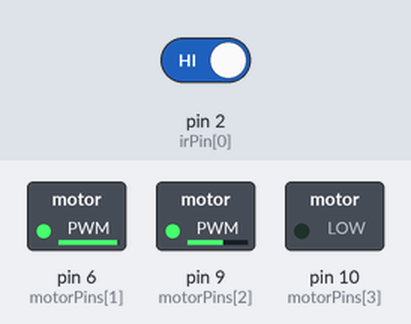
Recording of a sketch running on a simulated Arduino Uno, built with avr-gcc and run on an emulated ATmega328P. Parts: switched loads named in the sketch (green lamp = pin HIGH). Wiring (inferred from the names in the program): ultrasonic range finder: trigger pin 5; echo pin 3. Inputs (shaded band) come from the test bench; at power-on: pin 2 (irPin[0]) HIGH.

Above: at 0.1 s.
Timing chart, 0 to 1.6 s (numbered marks = the images above):
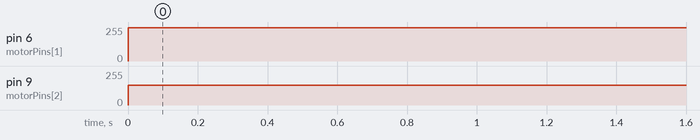

The sketch:

car.ino
```cpp
// chân điều khiển động cơ
int motorPins[] = {5, 6, 9, 10};

// chân nhận tín hiệu cảm biến
int irPin[] = {2, 3};

unsigned long distance = 0;

void setup() {
  Serial.begin(9600);
  // khởi tại chân điều khiển động cơ xuất tín hiệu
  for (int i = 0; i < 4; i++) {
    pinMode(motorPins[i], OUTPUT);
  }
  // khởi tạo chân cảm biến nhận tín hiệu
  pinMode(irPin[1], INPUT);
  pinMode(irPin[2], INPUT);
}

bool lastTurn = false;

void loop() {
  // lấy tín hiệu từ cảm biến
  bool rightInput = digitalRead(irPin[1]);
  bool leftInput = digitalRead(irPin[0]);


  // nếu xe ra ngoài đường line
  if (!leftInput && !rightInput) {
    if (lastTurn) {
      while (!leftInput && !rightInput) {
        turnLeft();
        delay(100);
        leftInput = digitalRead(irPin[0]);
        rightInput = digitalRead(irPin[1]);
      }
    } else {
      while (!leftInput && !rightInput) {
        turnRight();
        delay(100);
        leftInput = digitalRead(irPin[0]);
        rightInput = digitalRead(irPin[1]);
      }
    }
    return;
  }
  // nếu chân bên trái ra ngoài đường line
  if (!leftInput) {
    turnRight();
    lastTurn = false;
    return;
  }
  // nếu chân bên phải ra ngoài đường line
  if (!rightInput) {
    turnLeft();
    lastTurn = true;
    return;
  }
  // nếu cả 2 chân nằm trong đường line
  if (rightInput && leftInput) {
    go();
    return;
  }

}

// lệnh dừng động cơ
void stopMotor() {
  rotate(0, 0, 0);
  rotate(1, 0, 0);
}

// lệnh rẽ trái
void turnLeft() {
  rotate(0, 1, 250);
  rotate(1, 0, 150);
}

// lệnh rẽ phải
void turnRight() {
  rotate(0, 0, 150);
  rotate(1, 1, 250);
}

// lệnh xoay vòng bên trái
void turnAroundLeft(){
  rotate(0, 1, 200);
  rotate(1, 0, 200);
}

// lệnh xoay vòng bên phải
void turnAroundRight(){
  rotate(0, 0, 200);
  rotate(1, 1, 200);
}

// tiến về phía trước
void go() {
  rotate(0, 1, 200);
  rotate(1, 1, 200);
}

// tiến về phía trước
void back() {
  rotate(0, 0, 180);
  rotate(1, 0, 180);
}

// lệnh xoay động cơ
// motorIndex là vị trí động cơ
// dir là hướng xoay (tiến hay lùi)
// motorSpeed từ 0 - 255 là tốc độc mong muốn của dộng cơ
void rotate(int motorIndex, bool dir, int motorSpeed) {
  int pulse1 = 0;
  int pulse2 = 0;

  if (dir) {
    pulse2 = motorSpeed;
  } else {
    pulse1 = motorSpeed;
  }

  analogWrite(motorPins[motorIndex * 2], pulse1);
  analogWrite(motorPins[motorIndex * 2 + 1], pulse2);
}
```

Measured:
- by itself, pin 6 (motorPins[1]): 0/255 → 250/255 at 0.00 s
- by itself, pin 9 (motorPins[2]): 0/255 → 150/255 at 0.00 s
